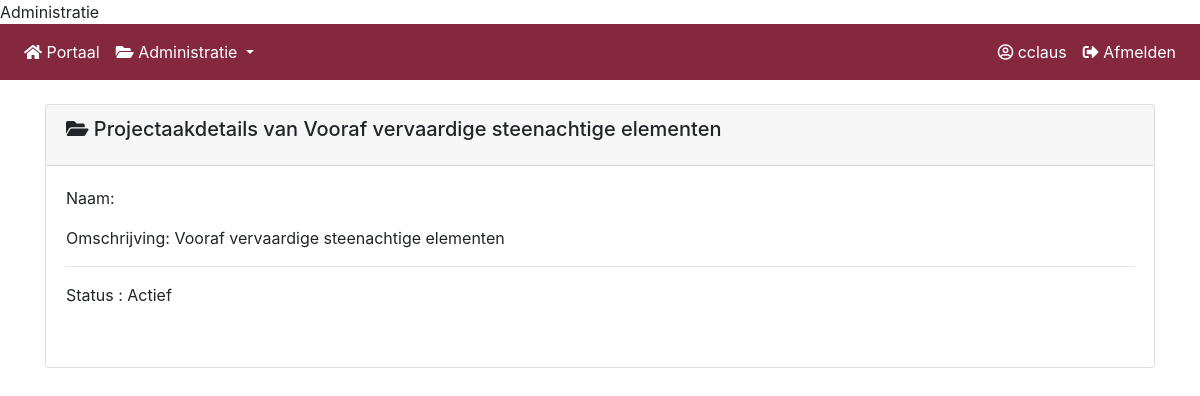
Page /projecttaak_details/12/ (signed in) on the committed database.
### claus_projecttaken/models.py (models this page shows)
class ProjectTaak(models.Model):
      status = (('Actief','Actief'), ('Inactief','Inactief'))
      nummer = models.CharField(max_length=10)
      omschrijving = models.CharField(max_length=200)
      status = models.CharField(max_length=100, choices=status)
      class Meta:
        verbose_name_plural = "Projecttaken"
      def __str__(self):
            return self.omschrijving

### claus_projecttaken/views.py (the view)
# urls.py: path('projecttaak_details/<int:pk>/', views.ProjecttaakDetails.as_view(), name='projecttaak_details'),
class ProjecttaakDetails(DetailView):
    template_name = 'claus_projecttaken/projecttaak_details.html'
    model = ProjectTaak

### claus_portaal/templatetags/has_group.py (called while the page is built)
@register.filter(name='has_group')
def has_group(user, group_name):
    group = Group.objects.get(name=group_name)
    return True if group in user.groups.all() else False

### claus_projecttaken/templates/claus_projecttaken/projecttaak_details.html
{% include "claus_portaal/base.html" %}
{% load crispy_forms_tags %}
{% block content %}
{% if user.is_authenticated %}
<body>
<div class="container">
<br>
<div class="row">
<div class="col-sm-12">
<div class="card">
<div class="card-header">
<h5 class="card-title"><i class="fa fa-folder-open" aria-hidden="true"></i> Projectaakdetails van {{ object }}</h5>
</div>
<div class="card-body">
<p class="card-text">Naam: {{object.naam}}</p>
<p class="card-text">Omschrijving: {{object.omschrijving}}</p>
<hr>
<p class="card-text">Status : {{object.status}}</p>
<br>
</div>
</div>
<br>
{% endif %}
{% endblock %}

### claus_portaal/templates/claus_portaal/navbar_administratie.html (shortened to what this page needs)
<nav  class="navbar navbar-chb navbar-expand-lg  justify-content-end ">
    <div  class="collapse navbar-collapse" id="collapsibleNavbar">
      <ul class="navbar-nav mr-auto">
        <li class="nav-item">
          <a class="nav-link" href="{% url 'claus_portaal' %}"><i class="fa fa-home" aria-hidden="true"></i> Portaal </a>
        </li>
        <li class="nav-item dropdown">
          <a class="nav-link dropdown-toggle" id="navbarDropdown" role="button" data-toggle="dropdown" aria-haspopup="true" aria-expanded="false"><i class="fa fa-folder-open" aria-hidden="true"></i>
            Administratie
          </a>
      </li>
    </ul>
        <ul class="navbar-nav my-2 my-lg-0">
              <li>
                <a class="nav-link" href="{% url 'persoon_gegevens' %}"><i class="far fa-user-circle" aria-hidden="true"></i> {{ user.username }}</a>
              </li>
              <li>
                <a class="nav-link" href="{% url 'logout' %}"><i class="fas fa-sign-out-alt" aria-hidden="true"></i> Afmelden</a>
              </li>
        </ul>
    </div>
</nav>

### claus_portaal/templates/claus_portaal/base.html (style rules this page uses)
.navbar-chb { background-color: #85283e; color: #FFFFFF; }
a { color: inherit; }

### rows in the picture
ProjectTaak: omschrijving "Vooraf vervaardige steenachtige elementen", status "Actief"

### other values in the picture
{{ user.username }} "cclaus"
